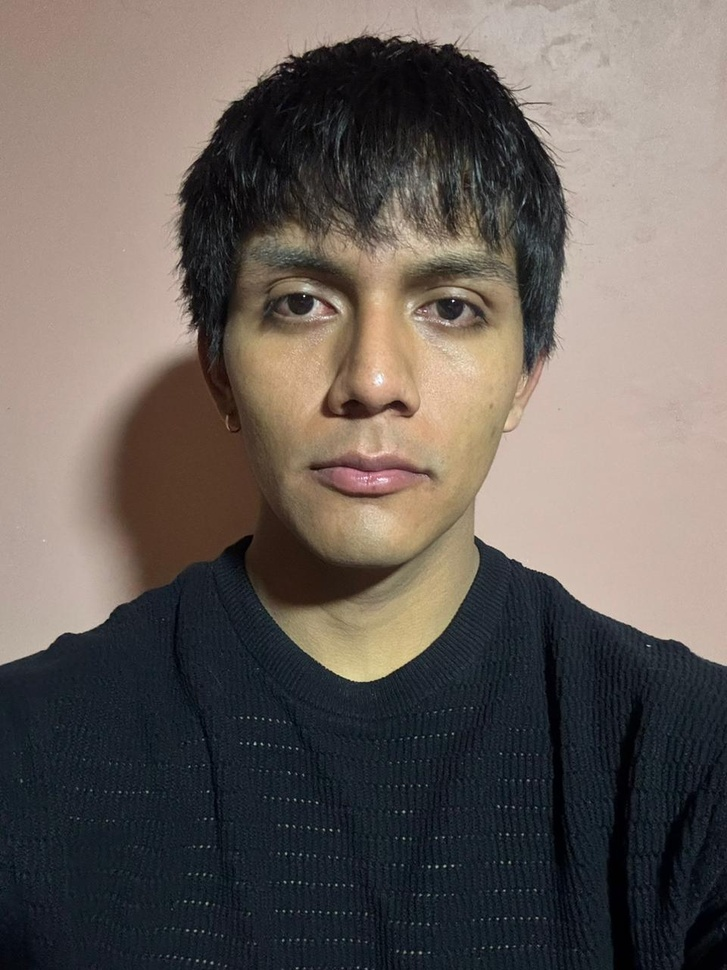
#> input picture images/persona1/Ang1.jpeg, 727 x 970 px, shrunk from 960 x 1280 before the run
$ python -i deteccion_bordes.py   (imports and definitions only)   (older library calls are emulated)
#> lines starting #> are read from the running program, lines starting #| are printed output that depends on the picture; after the words box and inside, x2 and y2 are one past the last pixel; in counts of white or black regions, pixels touching at a corner belong together
#> further down, picture is the input picture: shape (970, 727, 3); mean B, G, R 89.7, 94.7, 103.2
"""
Módulo de Detección de Bordes
Avance V - Segmentación Avanzada

Implementa métodos de detección de bordes basados en los códigos MATLAB del curso:
- Canny (Canny.m)
- Marr-Hildreth (MarrHildreht.m)
- Sobel
- Prewitt
- Roberts

Referencias MATLAB: Canny.m, MarrHildreht.m, DeteccionBordes.m
"""

import cv2
import numpy as np
from scipy import ndimage
from scipy.ndimage import gaussian_filter, convolve
from typing import Tuple, Optional


class DetectorBordes:
    """
    Clase con métodos de detección de bordes para segmentación de rasgos faciales
    """

    @staticmethod
    def canny(imagen: np.ndarray,
             umbral_bajo: int = 50,
             umbral_alto: int = 150,
             apertura_sobel: int = 3) -> np.ndarray:
        """
        Implementa el detector de bordes de Canny
        Basado en Canny.m del curso

        El algoritmo de Canny:
        1. Suavizado Gaussiano para reducir ruido
        2. Cálculo de gradientes (magnitud y dirección)
        3. Supresión de no-máximos
        4. Umbralización con histéresis (doble umbral)

        Args:
            imagen: Imagen en escala de grises
            umbral_bajo: Umbral inferior para histéresis
            umbral_alto: Umbral superior para histéresis
            apertura_sobel: Tamaño de apertura para Sobel

        Returns:
            Imagen de bordes binaria
        """
#> called with umbral_bajo = 50, umbral_alto = 150, apertura_sobel = 3
        bordes = cv2.Canny(imagen, umbral_bajo, umbral_alto,
                          apertureSize=apertura_sobel)
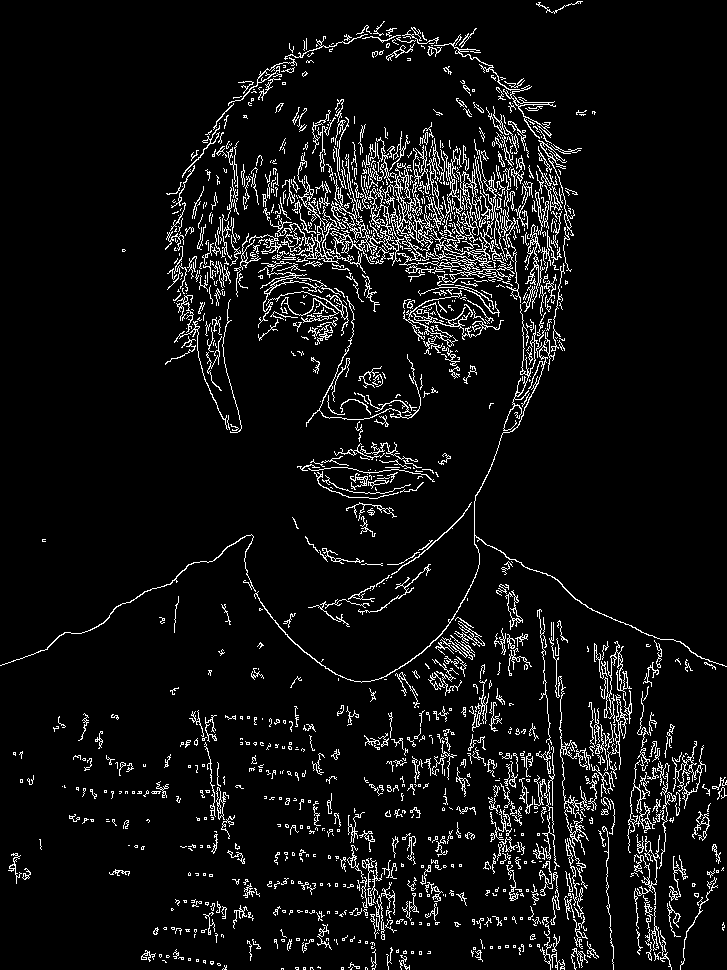
#> bordes: shape (970, 727); 6.7% white in thin lines or dots
        return bordes

    @staticmethod
    def canny_automatico(imagen: np.ndarray,
                        sigma: float = 0.33) -> np.ndarray:
        """
        Canny con umbrales calculados automáticamente

        Args:
            imagen: Imagen en escala de grises
            sigma: Factor para calcular umbrales (0.33 es típico)

        Returns:
            Imagen de bordes
        """
#> called with sigma = 0.33
        # Calcular mediana
        mediana = np.median(imagen)
#> mediana = 74

        # Calcular umbrales automáticamente
        umbral_bajo = int(max(0, (1.0 - sigma) * mediana))
#> umbral_bajo = 49
        umbral_alto = int(min(255, (1.0 + sigma) * mediana))
#> umbral_alto = 98

        return DetectorBordes.canny(imagen, umbral_bajo, umbral_alto)
#> call 2 of canny, with umbral_bajo = 49, umbral_alto = 98, apertura_sobel = 3
#> in canny (call 2), `bordes = cv2.Canny(imagen, umbral_bajo, umbral_alto, apertureSize=aper..`:
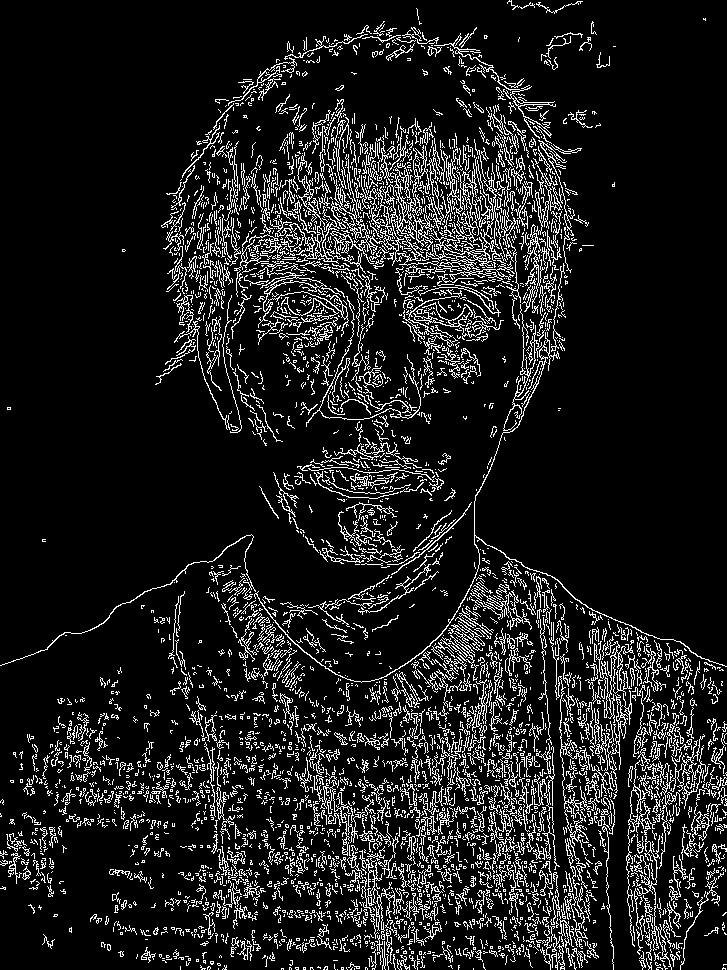
#> bordes: shape (970, 727); 11.4% white in thin lines or dots

    @staticmethod
    def marr_hildreth(imagen: np.ndarray,
                     sigma: float = 1.0,
                     tamano_kernel: int = 0) -> np.ndarray:
        """
        Implementa el detector de bordes de Marr-Hildreth (LoG)
        Basado en MarrHildreht.m del curso

        Marr-Hildreth usa el Laplaciano de Gaussiana (LoG):
        1. Convolución con filtro Gaussiano
        2. Aplicación del operador Laplaciano
        3. Detección de cruces por cero

        Args:
            imagen: Imagen en escala de grises
            sigma: Desviación estándar del filtro Gaussiano
            tamano_kernel: Tamaño del kernel (0 para automático)

        Returns:
            Imagen de bordes binaria
        """
#> called with sigma = 1, tamano_kernel = 0
        # Calcular tamaño de kernel si es automático
        if tamano_kernel == 0:
            tamano_kernel = int(2 * np.ceil(3 * sigma) + 1)
#> tamano_kernel = 7
            if tamano_kernel % 2 == 0:
                tamano_kernel += 1

        # 1. Suavizado Gaussiano
        imagen_suave = gaussian_filter(imagen.astype(np.float64), sigma=sigma)

        # 2. Aplicar Laplaciano
        # Kernel Laplaciano
        kernel_laplaciano = np.array([[0, 1, 0],
                                     [1, -4, 1],
                                     [0, 1, 0]], dtype=np.float64)

#> (the run stopped early here; a loop or call above may not have finished)

$ run again, on images/persona1/Ang2.jpeg
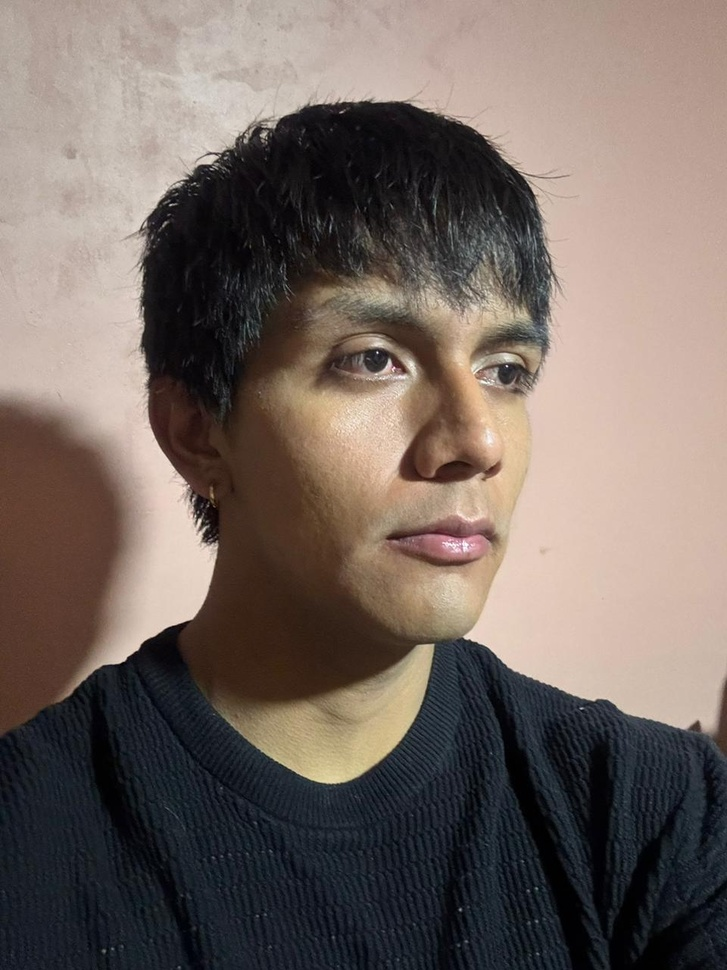
#> input picture images/persona1/Ang2.jpeg, 727 x 970 px, shrunk from 960 x 1280 before the run
#> picture is the input picture: shape (970, 727, 3); mean B, G, R 97.1, 103.5, 116.1
#> in canny, `bordes = cv2.Canny(imagen, umbral_bajo, umbral_alto, apertureSize=aper..`:
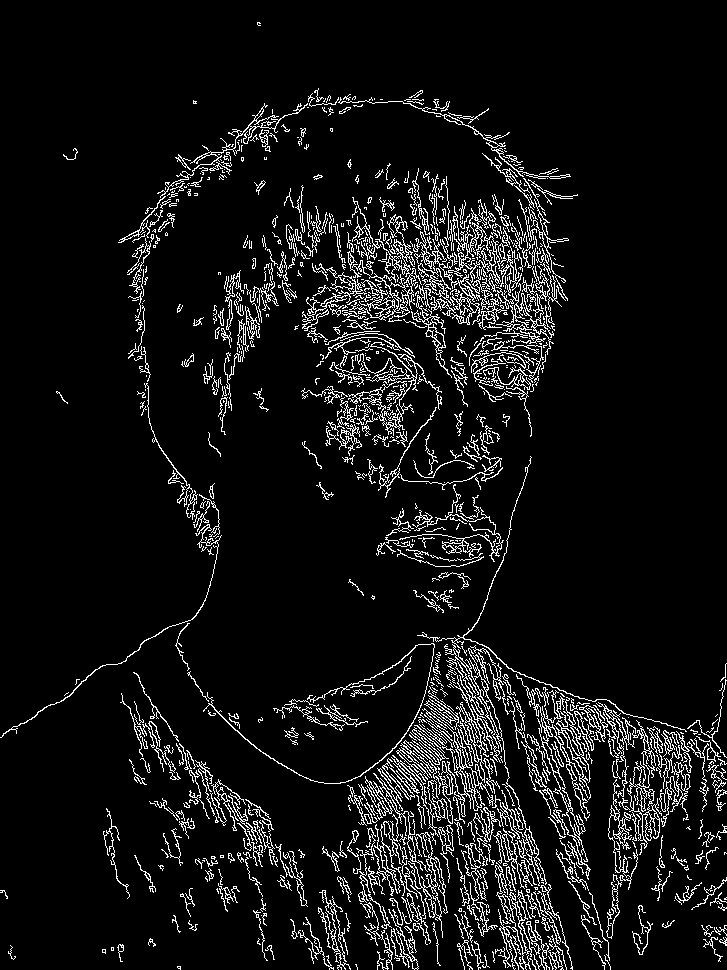
#> bordes: shape (970, 727); 7.6% white in thin lines or dots
#> mediana = 92
#> umbral_bajo = 61
#> umbral_alto = 122
#> in canny (call 2), `bordes = cv2.Canny(imagen, umbral_bajo, umbral_alto, apertureSize=aper..`:
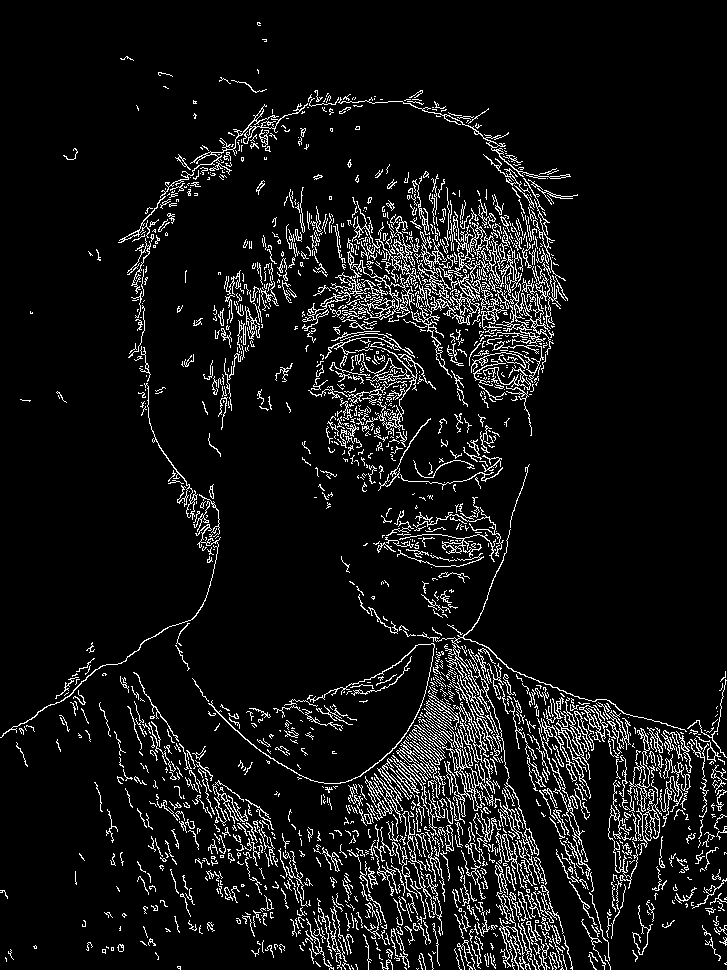
#> bordes: shape (970, 727); 7.8% white in thin lines or dots
#> tamano_kernel = 7

$ run again, on images/persona1/Ang3.jpeg
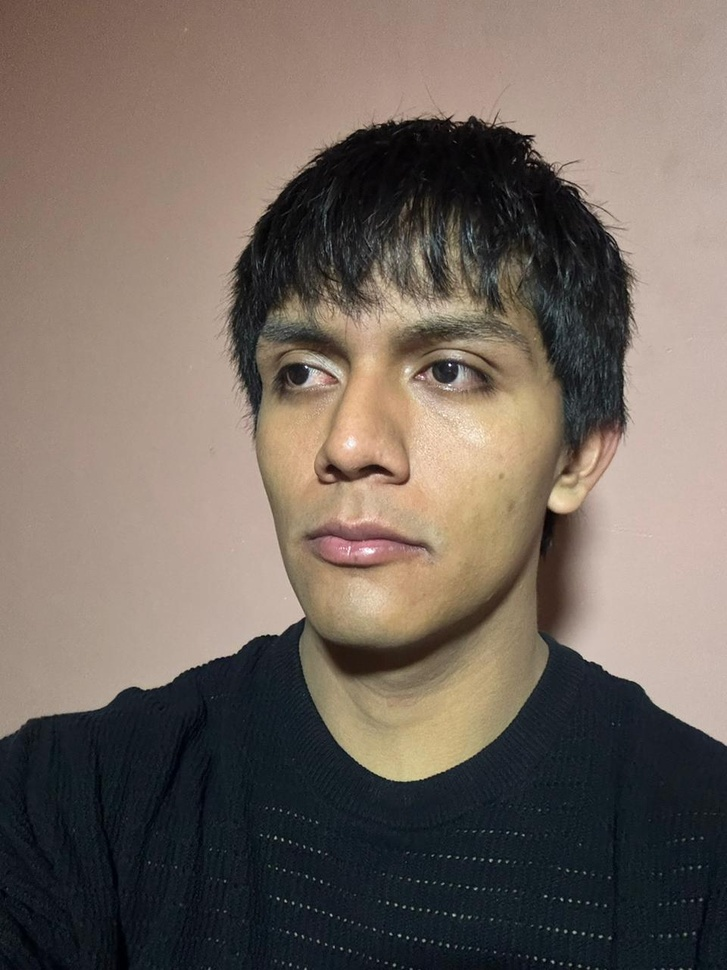
#> input picture images/persona1/Ang3.jpeg, 727 x 970 px, shrunk from 960 x 1280 before the run
#> picture is the input picture: shape (970, 727, 3); mean B, G, R 94.9, 103.4, 115.1
#> in canny, `bordes = cv2.Canny(imagen, umbral_bajo, umbral_alto, apertureSize=aper..`:
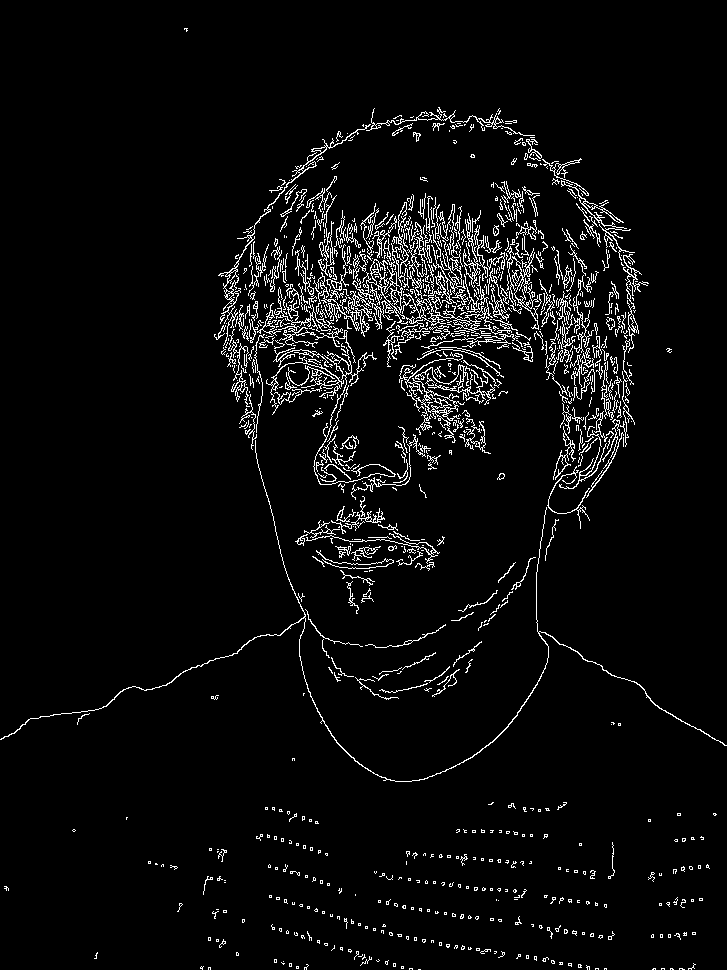
#> bordes: shape (970, 727); 4.5% white in thin lines or dots
#> mediana = 122
#> umbral_bajo = 81
#> umbral_alto = 162
#> in canny (call 2), `bordes = cv2.Canny(imagen, umbral_bajo, umbral_alto, apertureSize=aper..`:
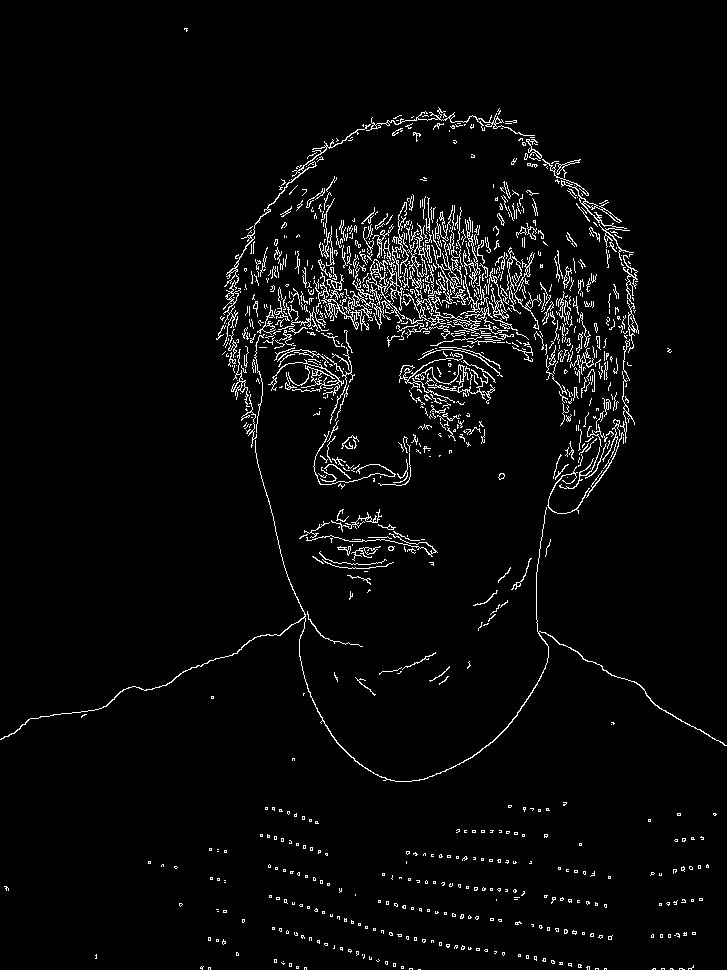
#> bordes: shape (970, 727); 3.5% white in thin lines or dots
#> tamano_kernel = 7

$ run again, on images/persona1/Ang4.jpeg
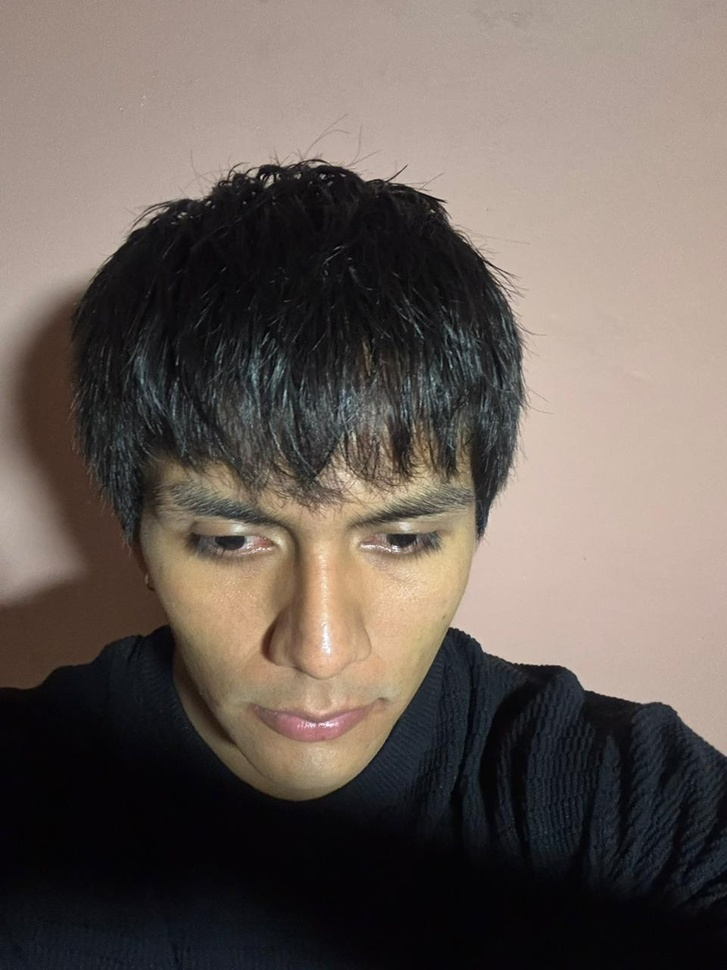
#> input picture images/persona1/Ang4.jpeg, 727 x 970 px, shrunk from 960 x 1280 before the run
#> picture is the input picture: shape (970, 727, 3); mean B, G, R 88.8, 95.2, 105.7
#> in canny, `bordes = cv2.Canny(imagen, umbral_bajo, umbral_alto, apertureSize=aper..`:
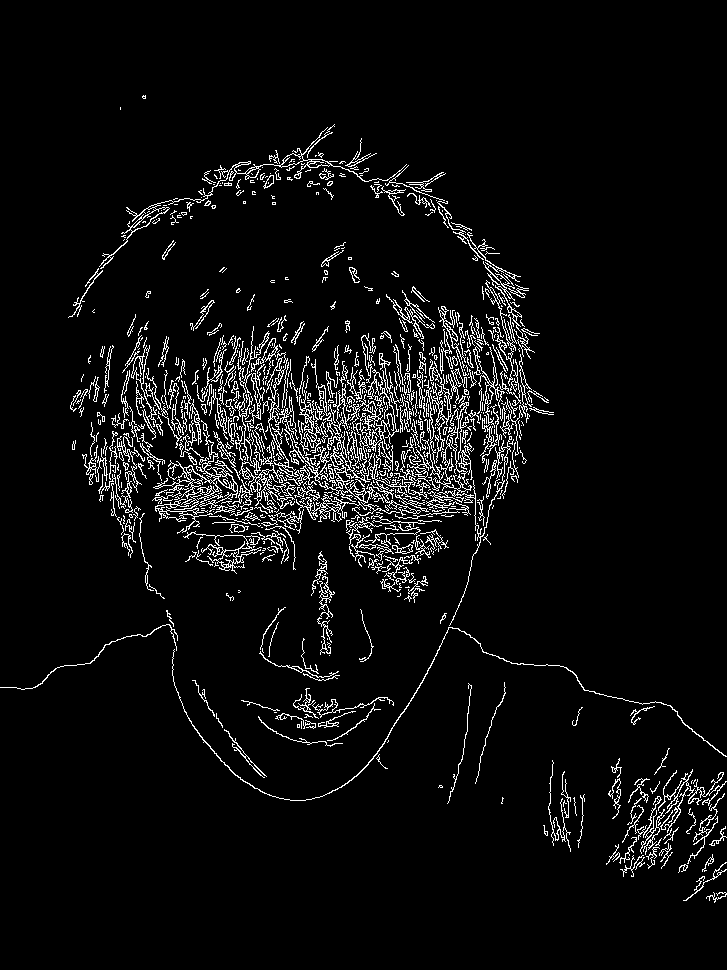
#> bordes: shape (970, 727); 5.3% white in thin lines or dots, all inside (x1, y1, x2, y2) = (0, 95, 727, 903)
#> mediana = 93
#> umbral_bajo = 62
#> umbral_alto = 123
#> in canny (call 2), `bordes = cv2.Canny(imagen, umbral_bajo, umbral_alto, apertureSize=aper..`:
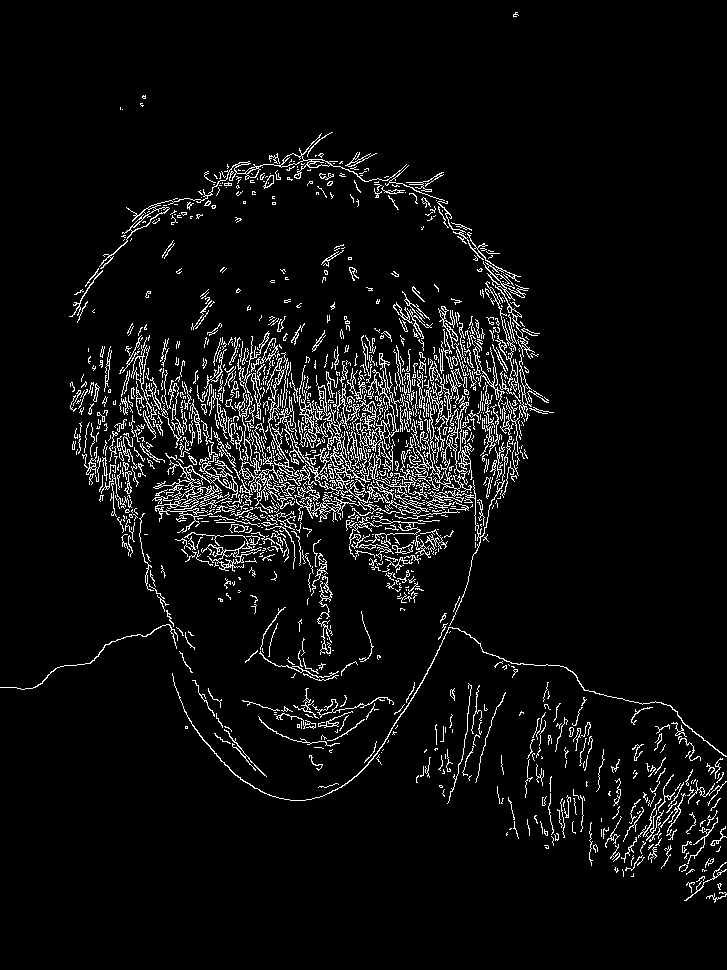
#> bordes: shape (970, 727); 5.5% white in thin lines or dots
#> tamano_kernel = 7
